Frame 1 (no input): blank canvas, image omitted
Frame 60 (the mouse pressed at the canvas centre just before this capture): blank canvas, image omitted
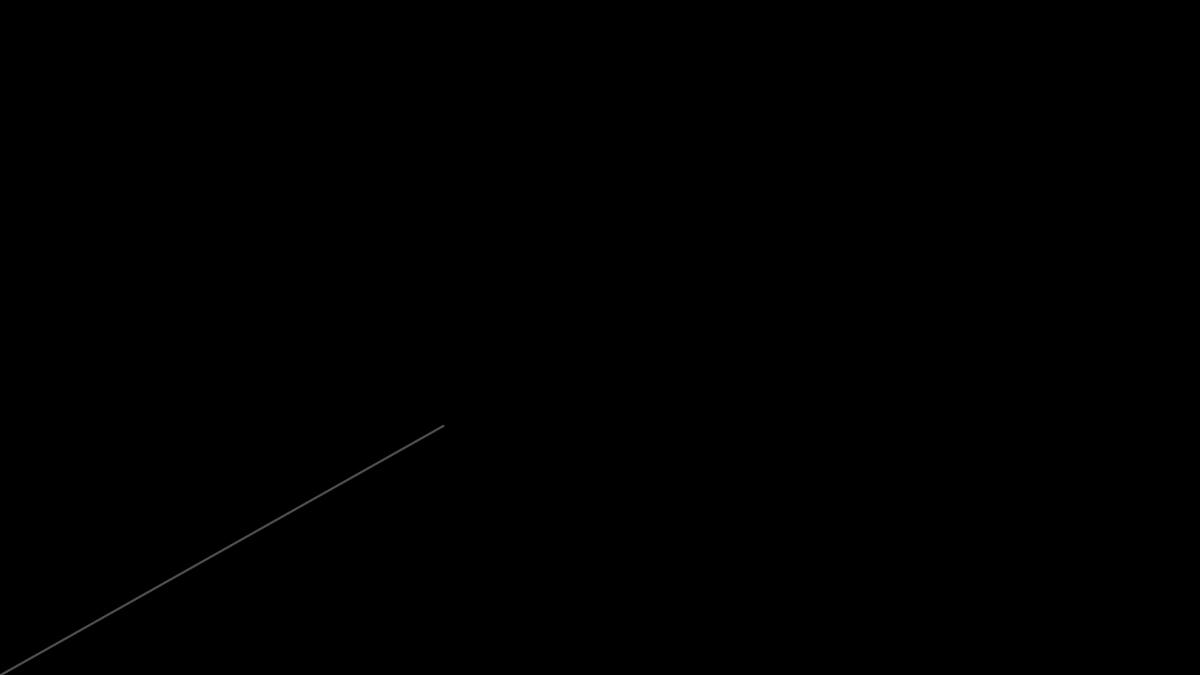
Frame 120 (the mouse held since frame 60 and released just before this capture)

The Processing sketch whose frames 1 and 60 were blank and that drew this single picture after the mouse press (run headless with seeded random() and noise(); from frame 60 on, the mouse is pressed at the canvas centre):

// Processing sketch: linramp_code
// ── linramp_code.pde
Ramp attack;
float attackTimeMs;

void setup()
{
 size (1920,1080);
 background(0);
 attack = new Ramp();
 attackTimeMs = 3000;
}

void draw()
{
 
  noStroke();
  fill(0);
  rect(0,0,width,height);
  fill (255);
  attack.trigger();
  stroke(120 - (120* attack.rampValue));
  //strokeCap(PROJECT);
  strokeWeight (10 * attack.rampValue);
  line (0, height, width * attack.rampValue, height - (height * attack.rampValue));

}

void mousePressed() {
  //millis() -> numero di ms passati dall'inizio del programma
  //random(20000) -> numero casuale, al massimo 20000
  attack = new Ramp(/*duration = */attackTimeMs, /*start time = */millis(), /*ramp range = */0);
}



class Ramp {
  float rampValue;    // current ramp value -> che useremo per modulare i parametri grafici
  float rampStartMillis; // constructor init millisecond
  float rampDuration; // ramp duration in ms
  boolean run; // ramp trigger state
  int range; // -1 to 1 ( full ramp ) or 0 to 1 ( half ramp)

  Ramp () { 
    rampDuration = 0;
    rampStartMillis = 0; 
    run = false;
    rampValue = 0;
    range = 0;
  } 

  Ramp (float duration, float startTime, int rampRange) {
    rampDuration = duration; // durata della rampa
    rampStartMillis = startTime; // tempo di inizio
    run = true; 
    range = rampRange;  
}
    
void trigger() {
  if (rampValue == 1) { run = false; }
    if (run) {
      rampValue =  lerp(range,1, constrain((millis()-rampStartMillis)/rampDuration, 0, 1)); 
      /*Constrain(): costringe il valore [millis()-rampStartMillis)/rampDuration] 
      a rimanere tra gli ultimi due argomenti che hanno come valori 0 ed 1 in tal caso*/
      
      /*lerp():  calcola un numero tra due numeri specifici: range ed 1 in tal caso
                 il terzo parametro e' la quantita' da interpolare tra i due valori. Se e' 0.5 e' a meta' tra range ed 1*/
      //per generare rampa logaritmica basta usare funzione log con argomento il rampValue.
      // Dunque si puo' trovare anche la funzione esponenziale.
    }   
  }   
}
